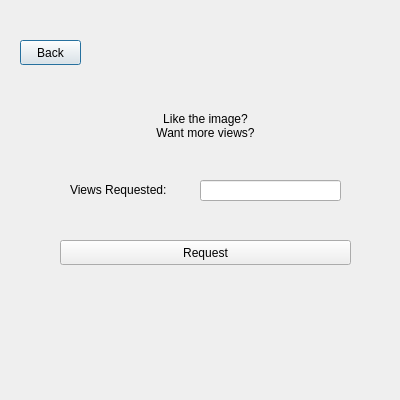
<?xml version="1.0" encoding="UTF-8"?>
<ui version="4.0">
 <class>request_more_views</class>
 <widget class="QDialog" name="request_more_views">
  <property name="geometry">
   <rect>
    <x>0</x>
    <y>0</y>
    <width>400</width>
    <height>400</height>
   </rect>
  </property>
  <property name="windowTitle">
   <string>Dialog</string>
  </property>
  <widget class="QLineEdit" name="lineEdit_quota">
   <property name="geometry">
    <rect>
     <x>200</x>
     <y>180</y>
     <width>141</width>
     <height>21</height>
    </rect>
   </property>
  </widget>
  <widget class="QPushButton" name="pushButton">
   <property name="geometry">
    <rect>
     <x>20</x>
     <y>40</y>
     <width>61</width>
     <height>25</height>
    </rect>
   </property>
   <property name="text">
    <string>Back</string>
   </property>
  </widget>
  <widget class="QPushButton" name="request_button">
   <property name="geometry">
    <rect>
     <x>60</x>
     <y>240</y>
     <width>291</width>
     <height>25</height>
    </rect>
   </property>
   <property name="text">
    <string>Request</string>
   </property>
  </widget>
  <widget class="QLabel" name="label_msg">
   <property name="geometry">
    <rect>
     <x>60</x>
     <y>100</y>
     <width>291</width>
     <height>51</height>
    </rect>
   </property>
   <property name="text">
    <string>Like the image?                                                           Want more views?</string>
   </property>
   <property name="alignment">
    <set>Qt::AlignCenter</set>
   </property>
   <property name="wordWrap">
    <bool>true</bool>
   </property>
  </widget>
  <widget class="QLabel" name="label_2">
   <property name="geometry">
    <rect>
     <x>70</x>
     <y>180</y>
     <width>121</width>
     <height>20</height>
    </rect>
   </property>
   <property name="text">
    <string>Views Requested:</string>
   </property>
  </widget>
 </widget>
 <resources/>
 <connections/>
</ui>
